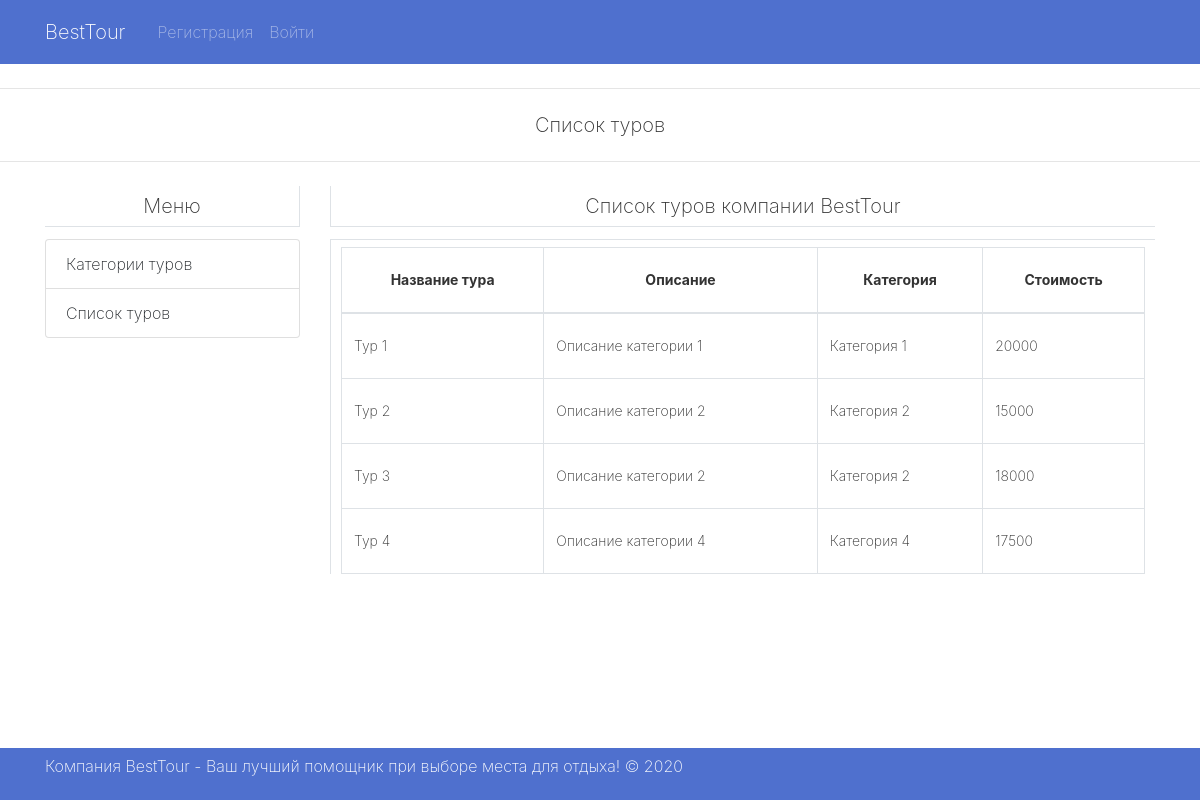
/index-tour.php, run on the app's committed database.
### tables this page shows
CREATE TABLE `tour` (
  `idtour` int(11) NOT NULL,
  `name` varchar(45) DEFAULT NULL,
  `description` mediumtext,
  `category_idcategory` int(11) NOT NULL,
  `cost` varchar(45) DEFAULT NULL,
  `img` varchar(250) DEFAULT NULL
);

CREATE TABLE `category` (
  `idcategory` int(11) NOT NULL,
  `namecategory` varchar(45) DEFAULT NULL,
  `description` mediumtext
);

### Session.php (called while the page is built, shortened)
<?php
abstract class Session {
	public static function has( $key ) {
		return isset( $_SESSION[ $key ] );
	}
}

### Dbsettings.php (called while the page is built)
<?php
$host     = 'mysql_tc';
$user     = 'yurijmo';
$password = '3004917779';
$db_name  = 'db_tc';

### DB.php (called while the page is built, shortened)
<?php
class DB
{
    protected $connetion;
    public function __construct($host, $user, $password, $db_name)
    {
        $this->connetion = new mysqli($host, $user, $password, $db_name);
    }
    public function query($sql)
    {
        $result = $this->connetion->query($sql);
        if (is_bool($result)) {
            return $result;
        }
        $data = array();
        while ($row = mysqli_fetch_assoc($result)) {
            $data[] = $row;
        }
        return $data;
    }
}

### index-tour.php (the view, shortened to what this page needs)
<?php
require_once 'Session.php';
?>
<?php
require_once('Dbsettings.php');
include_once('DB.php');
$db = new DB($host, $user, $password, $db_name);
?>
<?php include 'pages/header.php' ?>
<hr>
<h5 align="center">Список туров</h5>
<hr>
<div class="container">
    <div class="row">
        <div class="col-sm-3">
            <h5 class="text-center border border-top-0 border-left-0" style="line-height: 40px;">Меню</h5>
        </div>
        <div class="col-sm">
            <h5 class="text-center border border-top-0 border-right-0" style="line-height: 40px;">Список туров
                компании BestTour</h5>
        </div>
    </div>
    <div class="row">
        <?php include_once('navigation.php'); ?>
        <div class="col-sm">
            <div class="text-justify border border-bottom-0 border-right-0"
                 style="line-height: 40px; padding-left: 10px; padding-right: 10px;">
                <table class="table table-bordered">
                    <thead>
                    <tr>
                        <th scope="col" class="text-center">Название тура</th>
                        <th scope="col" class="text-center">Описание</th>
                        <th scope="col" class="text-center">Категория</th>
                        <th scope="col" class="text-center">Стоимость</th>
                    </tr>
                    </thead>
                    <tbody>
                    <?php
                    try {
                    $tour = $db->query("SELECT * FROM tour, category WHERE tour.category_idcategory = category.idcategory");
                    foreach ($tour
                    as $touritem) {
                    ?>
                    <tr>
                        <td><?php echo $touritem["name"]; ?></td>
                        <td><?php echo $touritem["description"]; ?></td>
                        <td><?php echo $touritem["namecategory"]; ?></td>
                        <td><?php echo $touritem["cost"]; ?></td>
                        <?php }
                        ?>
                    </tr>
                    </tbody>
                </table>
                <?php
                } catch
                (Exception $e) {
                    echo $e->getMessage() . ':(';
                }
                ?>
            </div>
        </div>
    </div>
</div>
<?php include 'pages/footer.php' ?>

### pages/header.php (shortened to what this page needs)
<!doctype html>
<html lang="ru">
<head>
    <link rel="stylesheet" href="../css/bootstrap.min.css">
    <link rel="stylesheet" href="../css/style.css">
    <link rel="stylesheet" href="../css/font-awesome.min.css"
          type="text/css">
    <link rel="stylesheet" href="../css/theme.css" type="text/css">
</head>
<body>
<nav class="navbar navbar-expand-md bg-secondary navbar-dark">
    <div class="container">
        <a class="navbar-brand" href="../index.php">BestTour</a>
        <div class="collapse navbar-collapse" id="navbarSupportedContent">
            <ul class="navbar-nav mr-auto">
                <li class="nav-item">
                    <?php if (!Session::has('email')) { ?>
                        <a class="nav-link" href="/register.php">Регистрация <span class="sr-only">(current)</span></a>
                    <?php } ?>
                </li>
                <li class="nav-item">
                    <?php if (Session::has('email')) : ?>
                        <a class="nav-link" href="/logout.php">Выйти (<?= Session::get('email'); ?>)</a>
                    <?php else : ?>
                        <a class="nav-link" href="/login.php">Войти</a>
                    <?php endif; ?>
                </li>
            </ul>
        </div>
    </div>
</nav>

### navigation.php (shortened to what this page needs)
<div class="col-sm-3">
    <div class="list-group">
        <a href="/pages/category.php" class="list-group-item list-group-item-action">Категории туров</a>
        <a href="/pages/tour.php" class="list-group-item list-group-item-action">Список туров</a>
    </div>
</div>

### pages/footer.php (shortened to what this page needs)
<div class="py-1 text-white bg-secondary fixed-bottom">
    <div class="container">
        <div class="row">
            <div class="col-md-12">
                <p >Компания BestTour - Ваш лучший помощник при выборе места для отдыха! &copy <?php echo
                    date( "Y" ); ?></p>
            </div>
        </div>
    </div>
</div>
</body>
</html>

### css/style.css (style rules this page uses)
table { font-size: 14px; }

### data on the page
tour: name "Тур 1", category_idcategory.description "Описание категории 1", category_idcategory.namecategory "Категория 1", cost "20000"
tour: name "Тур 2", category_idcategory.description "Описание категории 2", category_idcategory.namecategory "Категория 2", cost "15000"
tour: name "Тур 3", category_idcategory.description "Описание категории 2", category_idcategory.namecategory "Категория 2", cost "18000"
tour: name "Тур 4", category_idcategory.description "Описание категории 4", category_idcategory.namecategory "Категория 4", cost "17500"
